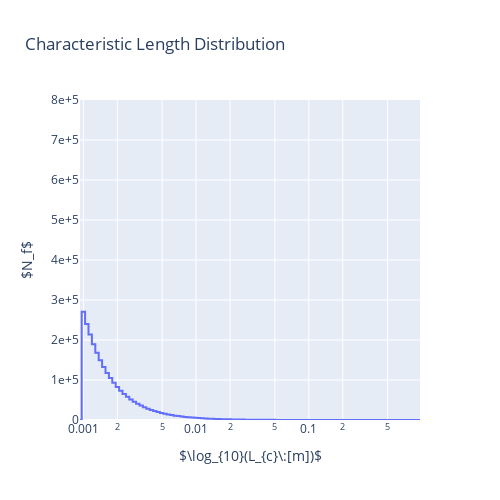
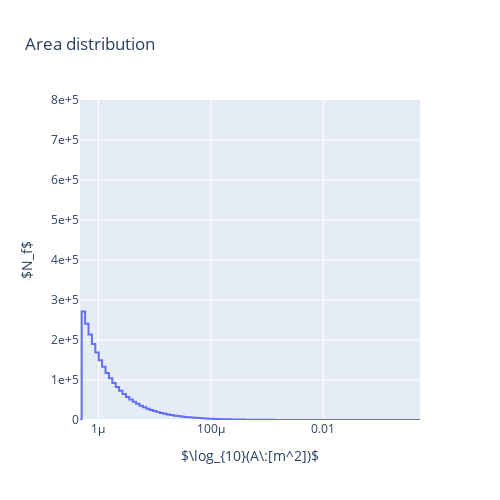
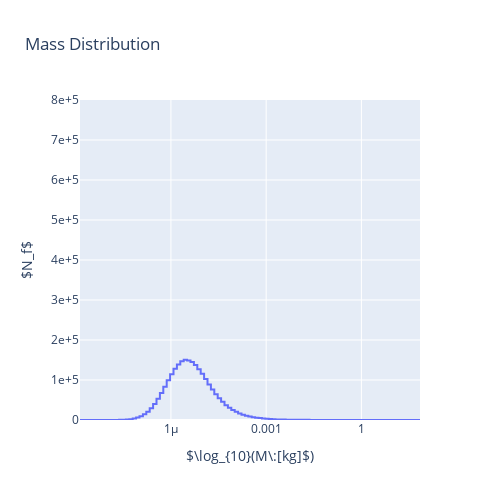

The cell these charts' notebook holds for them, in order:
### Code cell
# Validation Data
L_c, areas, masses, AM = gd.fragmentation(1000, 10, 10, True, debris_category.rb, False)
N_fragments_total = L_c.shape[0]
lambda_c = np.log10(L_c)

# Logarithmic Spaced Bins
def create_log_bins(values, nbins=100):
    #return np.geomspace(values.min(), values.max(), nbins)
    bins = np.geomspace(values.min(), values.max(), nbins)
    a = bins[1]/bins[0]
    bins = np.concatenate([[bins[0]/a], bins,[bins[-1]*a]])
    return bins


# Common Layout
layout = dict(
    autosize=False,
    width=500,
    height=500,
    yaxis = dict(
        range=[0,8e5],
        showexponent = 'all',
        exponentformat = 'e'
    ),
    legend=dict(
        y=0.5,
        traceorder='reversed',
        font=dict(
            size=16
        )
    )
)

###### Validating L_c ######

# Creating Histogram
h, b = np.histogram(L_c, bins=create_log_bins(L_c))

# Make figure
fig = go.Figure(data=[go.Scatter(x=b, y=h, mode='lines', hoverinfo='all',
                                 line=dict(shape='hvh'))],
                layout=layout)

# Update figure
fig.update_xaxes(type="log")
fig.update_layout(
    title = 'Characteristic Length Distribution',
    xaxis_title=r'$\log_{10}(L_{c}\:[m])$',
    yaxis_title=r'$N_f$'
)

# Plot
iplot(fig, filename='line-shapes')

###### Validating Areas ######

# Creating Histogram
h, b = np.histogram(areas, bins=create_log_bins(areas))

# Make figure
fig2 = go.Figure(data=[go.Scatter(x=b, y=h, mode='lines', hoverinfo='all',
                                 line=dict(shape='hvh'))],
                layout=layout)

# Update figure
fig2.update_xaxes(type="log")
fig2.update_layout(
    title = 'Area distribution',
    xaxis_title=r'$\log_{10}(A\:[m^2])$',
    yaxis_title=r'$N_f$',
)

# Plot
iplot(fig2, filename='line-shapes')

###### Validating MASS ######

# Creating Histogram
h, b = np.histogram(masses, bins=create_log_bins(masses))

# Make figure
fig3 = go.Figure(data=[go.Scatter(x=b, y=h, mode='lines', hoverinfo='all',
                                 line=dict(shape='hvh'))],
                layout=layout)

# Update figure
fig3.update_xaxes(type="log")
fig3.update_layout(
    title = 'Mass Distribution',
    xaxis_title=r'$\log_{10}(M\:[kg])$',
    yaxis_title=r'$N_f$'
)

# Plot
iplot(fig3, filename='line-shapes')

# # # Validating Velocity
# deltaV = np.array(gd.distribution_deltaV(AM, 10, False))
# h, b = np.histogram(deltaV, bins=create_log_bins(deltaV))
# plt.figure(figsize=(5,5))
# plt.xscale('log')
# plt.xlabel(r'$\delta V$')
# plt.ylabel(r'$N_f$')
# plt.gca().set_xticks([1e-3, 1e-2, 1e-1, 1, 10])
# plt.gca().set_xlim([1e-3,10])
# plt.grid()
# plt.plot((b[:-1] + b[1:])/2, h, '.-')
# plt.ticklabel_format(axis="y", style="sci", scilimits=(0,5))
# plt.gca().set_yticks([0, 2e5, 4e5, 6e5, 8e5])
# plt.gca().set_ylim([0,8e5])
# plt.show()

### Figure 1 — Plotly figure (JSON) as saved in the notebook; plotly's stock layout.template omitted (floating-point values rounded to 4 significant figures)
{"data": [{"hoverinfo": "all", "line": {"shape": "hvh"}, "mode": "lines", "type": "scatter", "x": [0.0009329, 0.001, 0.001072, 0.001149, 0.001232, 0.00132, 0.001415, 0.001517, 0.001626, 0.001743, 0.001869, 0.002003, 0.002147, 0.002302, 0.002467, 0.002645, 0.002835, 0.003039, 0.003257, 0.003492, 0.003743, 0.004012, 0.004301, 0.00461, 0.004942, 0.005297, 0.005678, 0.006087, 0.006524, 0.006994, 0.007497, 0.008036, 0.008614, 0.009234, 0.009898, 0.01061, 0.01137, 0.01219, 0.01307, 0.01401, 0.01502, 0.0161, 0.01725, 0.0185, 0.01983, 0.02125, 0.02278, 0.02442, 0.02618, 0.02806, 0.03008, 0.03224, 0.03456, 0.03705, 0.03971, 0.04257, 0.04563, 0.04891, 0.05243, 0.0562, 0.06025, 0.06458, 0.06923, 0.07421, 0.07954, 0.08527, 0.0914, 0.09797, 0.105, 0.1126, 0.1207, 0.1294, 0.1387, 0.1486, 0.1593, 0.1708, 0.1831, 0.1962, 0.2104, 0.2255, 0.2417, 0.2591, 0.2777, 0.2977, 0.3191, 0.3421, 0.3667, 0.3931, 0.4214, 0.4517, 0.4842, 0.519, 0.5563, 0.5963, 0.6392, 0.6852, 0.7345, 0.7873, 0.844, 0.9047, 0.9698, 1.04], "y": [0, 270555, 240188, 213475, 189512, 168229, 149490, 132700, 117762, 104838, 92891, 82519, 73302, 65074, 57854, 51306, 45674, 40350, 35953, 31969, 28337, 25047, 22394, 19918, 17656, 15613, 13896, 12413, 10904, 9707, 8675, 7702, 6788, 6095, 5344, 4789, 4276, 3714, 3383, 2945, 2617, 2337, 2089, 1873, 1631, 1423, 1315, 1140, 1029, 894, 827, 696, 626, 552, 527, 445, 392, 350, 291, 305, 227, 208, 205, 170, 158, 134, 123, 103, 93, 81, 79, 61, 59, 51, 46, 45, 35, 34, 28, 26, 13, 27, 16, 19, 10, 12, 15, 7, 8, 9, 3, 7, 6, 5, 3, 3, 4, 2, 2, 48, 1]}], "layout": {"autosize": false, "height": 500, "legend": {"font": {"size": 16}, "traceorder": "reversed", "y": 0.5}, "title": {"text": "Characteristic Length Distribution"}, "width": 500, "xaxis": {"title": {"text": "$\\log_{10}(L_{c}\\:[m])$"}, "type": "log"}, "yaxis": {"exponentformat": "e", "range": [0, 800000], "showexponent": "all", "title": {"text": "$N_f$"}}}}

### Figure 2 — Plotly figure (JSON) as saved in the notebook; plotly's stock layout.template omitted (floating-point values rounded to 4 significant figures)
{"data": [{"hoverinfo": "all", "line": {"shape": "hvh"}, "mode": "lines", "type": "scatter", "x": [4.702e-07, 5.404e-07, 6.212e-07, 7.14e-07, 8.206e-07, 9.432e-07, 1.084e-06, 1.246e-06, 1.432e-06, 1.646e-06, 1.892e-06, 2.175e-06, 2.5e-06, 2.873e-06, 3.302e-06, 3.796e-06, 4.363e-06, 5.014e-06, 5.764e-06, 6.625e-06, 7.614e-06, 8.752e-06, 1.006e-05, 1.156e-05, 1.329e-05, 1.527e-05, 1.756e-05, 2.018e-05, 2.319e-05, 2.666e-05, 3.064e-05, 3.522e-05, 4.048e-05, 4.653e-05, 5.348e-05, 6.147e-05, 7.065e-05, 8.121e-05, 9.334e-05, 0.0001073, 0.0001233, 0.0001417, 0.0001629, 0.0001872, 0.0002152, 0.0002474, 0.0002843, 0.0003268, 0.0003756, 0.0004317, 0.0004962, 0.0005704, 0.0006556, 0.0007535, 0.0008661, 0.0009954, 0.001144, 0.001315, 0.001512, 0.001737, 0.001997, 0.002295, 0.002638, 0.003032, 0.003485, 0.004006, 0.004604, 0.005292, 0.006083, 0.006992, 0.008036, 0.009237, 0.01062, 0.0122, 0.01403, 0.01612, 0.01853, 0.0213, 0.02448, 0.02814, 0.03234, 0.03717, 0.04272, 0.04911, 0.05644, 0.06487, 0.07456, 0.0857, 0.09851, 0.1132, 0.1301, 0.1496, 0.1719, 0.1976, 0.2271, 0.2611, 0.3001, 0.3449, 0.3964, 0.4556, 0.5237, 0.6019], "y": [1, 271171, 240724, 213800, 189772, 168479, 149470, 132835, 117665, 104477, 92716, 82306, 73151, 64952, 57703, 51224, 45553, 40330, 35864, 31881, 28322, 24970, 22373, 19866, 17602, 15592, 13873, 12368, 10927, 9692, 8641, 7689, 6794, 6058, 5367, 4759, 4270, 3710, 3385, 2938, 2612, 2331, 2087, 1880, 1618, 1426, 1306, 1140, 1030, 893, 825, 696, 624, 549, 527, 449, 391, 347, 291, 306, 228, 207, 203, 172, 156, 135, 123, 103, 92, 81, 79, 62, 59, 52, 44, 45, 36, 33, 28, 26, 13, 27, 16, 19, 10, 12, 15, 7, 8, 9, 3, 7, 6, 5, 3, 3, 4, 2, 2, 48, 1]}], "layout": {"autosize": false, "height": 500, "legend": {"font": {"size": 16}, "traceorder": "reversed", "y": 0.5}, "title": {"text": "Area distribution"}, "width": 500, "xaxis": {"title": {"text": "$\\log_{10}(A\\:[m^2])$"}, "type": "log"}, "yaxis": {"exponentformat": "e", "range": [0, 800000], "showexponent": "all", "title": {"text": "$N_f$"}}}}

### Figure 3 — Plotly figure (JSON) as saved in the notebook; plotly's stock layout.template omitted (floating-point values rounded to 4 significant figures)
{"data": [{"hoverinfo": "all", "line": {"shape": "hvh"}, "mode": "lines", "type": "scatter", "x": [1.368e-09, 1.75e-09, 2.239e-09, 2.866e-09, 3.667e-09, 4.693e-09, 6.005e-09, 7.685e-09, 9.834e-09, 1.258e-08, 1.61e-08, 2.061e-08, 2.637e-08, 3.375e-08, 4.319e-08, 5.526e-08, 7.072e-08, 9.05e-08, 1.158e-07, 1.482e-07, 1.896e-07, 2.427e-07, 3.106e-07, 3.974e-07, 5.086e-07, 6.508e-07, 8.328e-07, 1.066e-06, 1.364e-06, 1.745e-06, 2.233e-06, 2.858e-06, 3.657e-06, 4.68e-06, 5.989e-06, 7.664e-06, 9.807e-06, 1.255e-05, 1.606e-05, 2.055e-05, 2.63e-05, 3.365e-05, 4.307e-05, 5.511e-05, 7.053e-05, 9.025e-05, 0.0001155, 0.0001478, 0.0001891, 0.000242, 0.0003097, 0.0003963, 0.0005072, 0.000649, 0.0008305, 0.001063, 0.00136, 0.00174, 0.002227, 0.00285, 0.003647, 0.004667, 0.005972, 0.007643, 0.00978, 0.01252, 0.01602, 0.0205, 0.02623, 0.03356, 0.04295, 0.05496, 0.07033, 0.09, 0.1152, 0.1474, 0.1886, 0.2414, 0.3089, 0.3952, 0.5058, 0.6472, 0.8283, 1.06, 1.356, 1.736, 2.221, 2.842, 3.637, 4.654, 5.956, 7.622, 9.754, 12.48, 15.97, 20.44, 26.16, 33.47, 42.83, 54.81, 70.14, 89.76], "y": [0, 1, 0, 0, 0, 0, 4, 9, 25, 50, 109, 189, 367, 722, 1303, 2146, 3783, 6028, 9412, 14302, 20782, 29114, 39942, 52938, 67643, 83187, 99417, 114464, 128242, 138755, 147163, 150650, 148914, 144842, 137411, 126899, 115313, 102339, 88872, 76248, 64630, 54397, 45428, 37051, 30688, 24973, 20489, 16465, 13419, 10937, 8795, 6997, 5729, 4765, 3771, 3035, 2428, 1820, 1550, 1179, 1015, 785, 668, 544, 484, 421, 371, 338, 270, 262, 237, 202, 199, 149, 125, 109, 94, 62, 52, 45, 35, 36, 28, 20, 15, 16, 10, 10, 17, 9, 6, 7, 4, 1, 1, 0, 0, 0, 2, 1, 1]}], "layout": {"autosize": false, "height": 500, "legend": {"font": {"size": 16}, "traceorder": "reversed", "y": 0.5}, "title": {"text": "Mass Distribution"}, "width": 500, "xaxis": {"title": {"text": "$\\log_{10}(M\\:[kg]$)"}, "type": "log"}, "yaxis": {"exponentformat": "e", "range": [0, 800000], "showexponent": "all", "title": {"text": "$N_f$"}}}}
